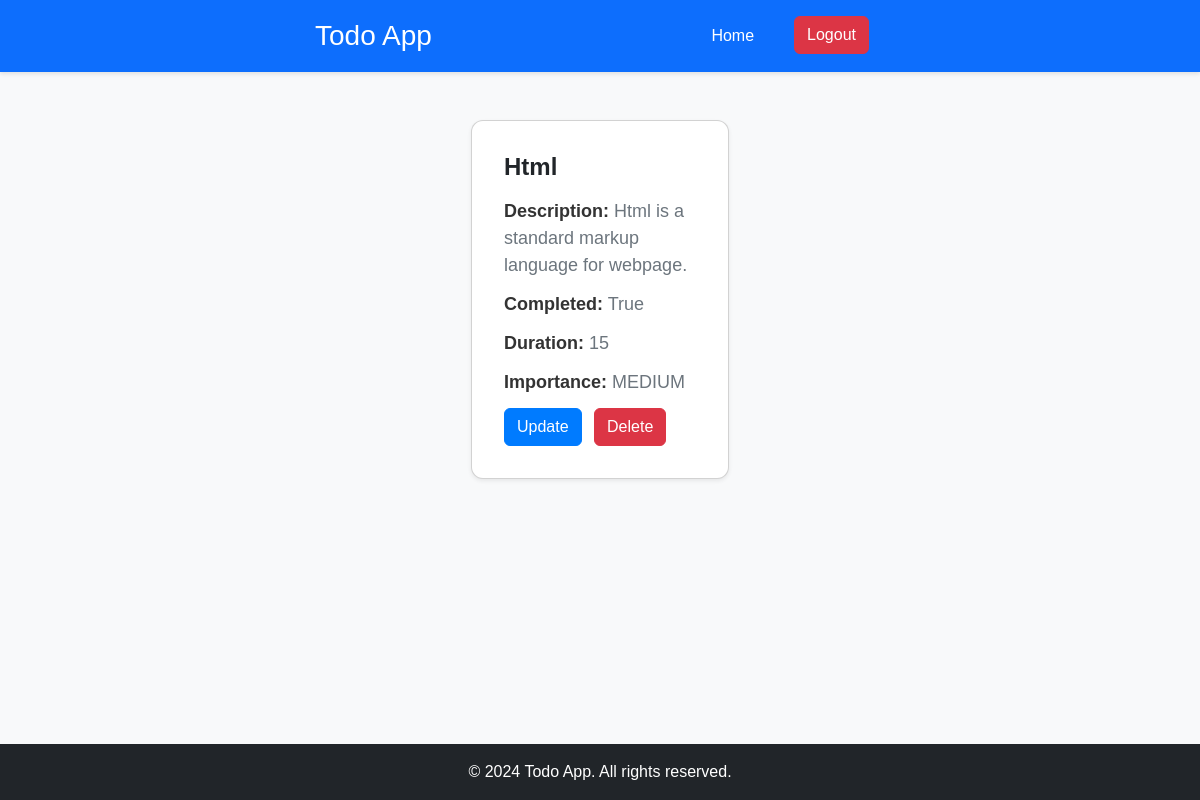
Screenshot of /detail-todo/5 (signed in) with the database file from the repository.
### todoapp/models.py (models this page shows, shortened)
class Todo(models.Model):
    HIGH = 'HIGH'
    MEDIUM = 'MEDIUM'
    LOW = 'LOW'
    IMPORTANCE_CHOICES = [
        (HIGH, 'High'),
        (MEDIUM, 'Medium'),
        (LOW, 'Low'),
    ]
    user=models.ForeignKey (User, on_delete=models.CASCADE)
    title=models.CharField(max_length=300)
    description=models.CharField(max_length=500)
    completed=models.BooleanField()
    duration=models.PositiveIntegerField()
    importance=models.CharField(max_length=6, choices=IMPORTANCE_CHOICES)

### todoapp/views.py (the view)
# urls.py: path('detail-todo/<int:todo_id>', views.DetailTodo.as_view(), name='detailtodo'),
class DetailTodo(LoginRequiredMixin, DetailView):
    login_url = '/login/'
    model = Todo
    fields = ["title", "description", "completed", "duration", "importance"]
    template_name = 'todo/detailtodo.html'
    context_object_name = 'todo'
    pk_url_kwarg = 'todo_id'

### todoapp/templates/todo/detailtodo.html (shortened to what this page needs)
{% extends 'main.html' %}
{% block content %}
<div class="container mt-5">
    <div class="row justify-content-center">
        <div class="col-md-8 col-lg-6">
            <div class="card shadow-sm">
                <div class="card-body">
                    <h1 class="card-title">{{ todo.title }}</h1>
                    <p class="card-text"><strong>Description:</strong> {{ todo.description }}</p>
                    <p class="card-text"><strong>Completed:</strong> {{ todo.completed }}</p>
                    <p class="card-text"><strong>Duration:</strong> {{ todo.duration }}</p>
                    <p class="card-text"><strong>Importance:</strong> {{ todo.importance }}</p>
                    <a href="{% url 'updatetodo' todo_id=todo.id %}" class="btn btn-primary">Update</a>
                    <a href="{% url 'deletetodo' todo_id=todo.id %}" class="btn btn-danger ms-2">Delete</a>
                </div>
            </div>
        </div>
    </div>
</div>
{% endblock %}

### todoapp/static/css/maintodo.css (style rules this page uses)
body { font-family: Arial, sans-serif; background-color: #f8f9fa; margin: 0; padding: 0; }
.container { max-width: 960px; margin: 0 auto; padding: 0 15px; }
.card { border-radius: 0.75rem; box-shadow: 0 4px 8px rgba(0, 0, 0, 0.1); }
.card-body { padding: 2rem; }
.container { max-width: 960px; }
.container { max-width: 1200px; }
h1 { font-size: 2rem; font-weight: bold; }
.card-body { padding: 1.5rem; }
.card-title { font-size: 1.25rem; margin-bottom: 0.75rem; }
.card-text { font-size: 1rem; color: #6c757d; }
.btn-primary { background-color: #007bff; border-color: #007bff; }
.btn-danger { background-color: #dc3545; border-color: #dc3545; }
.card-title { font-size: 2rem; margin-bottom: 1rem; }
.card-text { font-size: 1.125rem; margin-bottom: 0.75rem; }
.card-text strong { color: #333; }
.card-title { font-size: 1.5rem; }
.container { max-width: 600px; }
.card-body p { font-size: 1.125rem; }

### rows the page displays
Todo: title "Html", description "Html is a standard markup language for webpage.", completed "True", duration "15", importance "MEDIUM"
